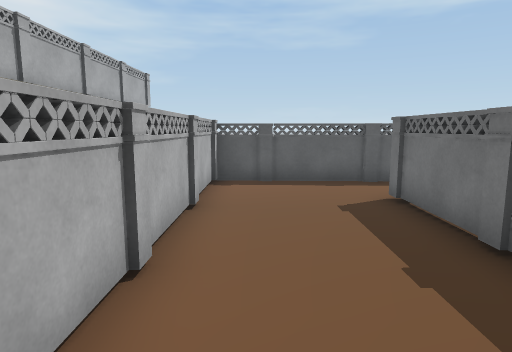
View 1 (above)

17 first-person views from a walk through a 3-D level made in the Unity game engine. The camera is 1.5 m above the floor, tilts 8° down and sees 75° across. The floor is counted in squares, 1 m on a side. Each view is taken from the middle of a square. On the plan, view 1 faces up. The plan holds only what a view shows up to about 15 squares ahead; the rest is blank. The place goes on beyond the plan. The player is left out.

View 2
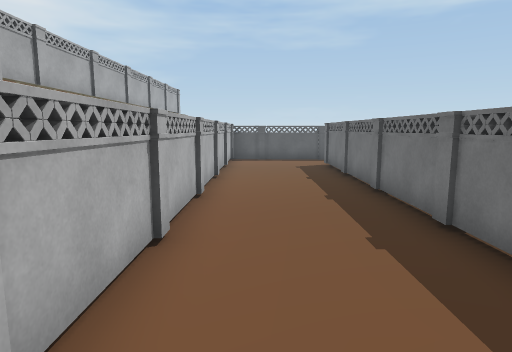

View 3
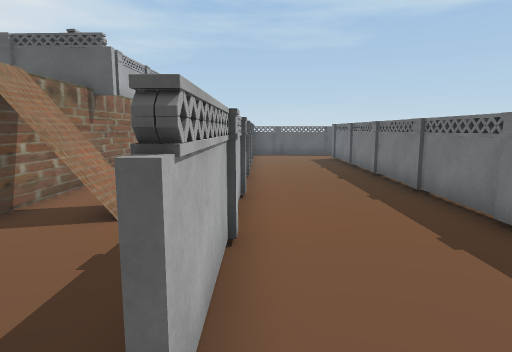

View 4
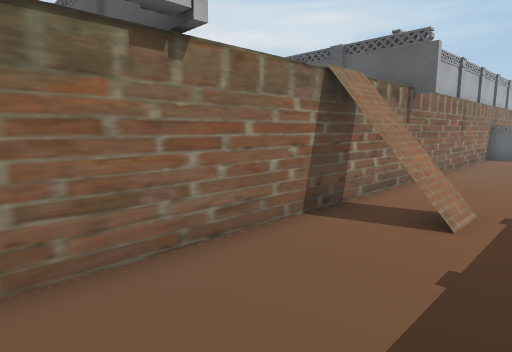

View 5
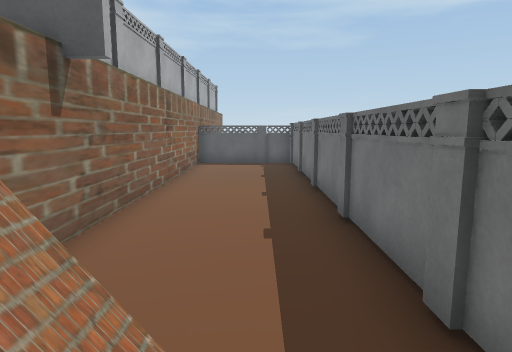

View 6
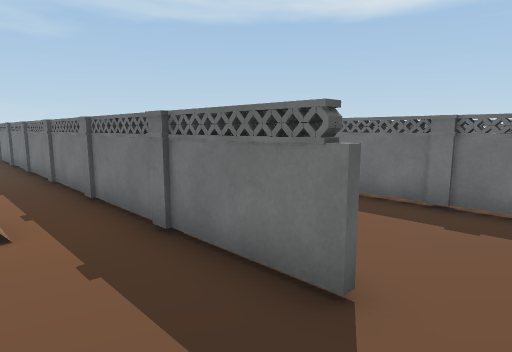

View 7
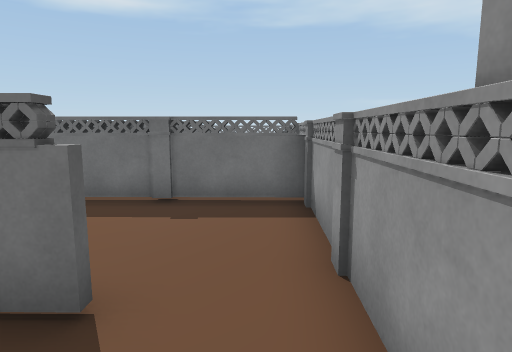

View 8
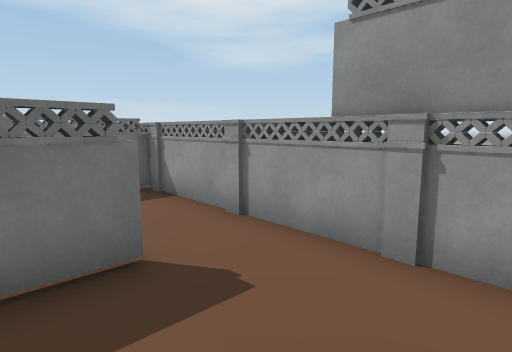

View 9
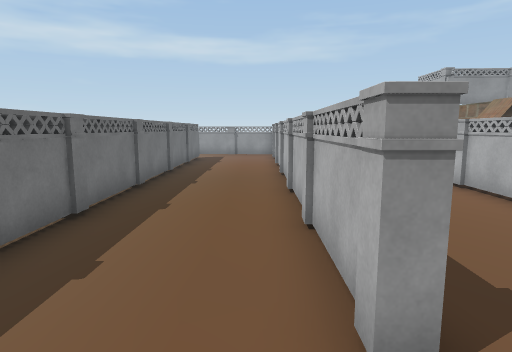

View 10
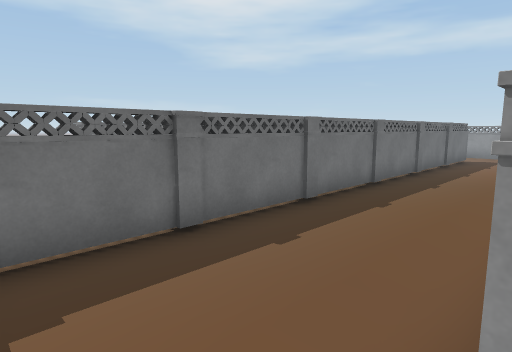

View 11
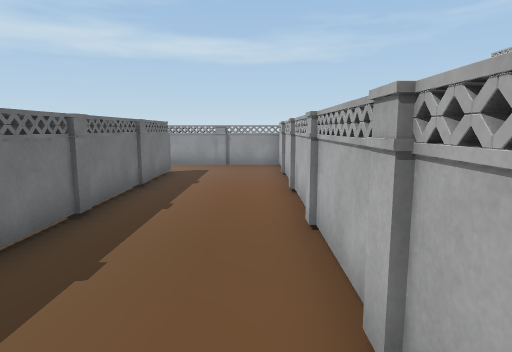

View 12
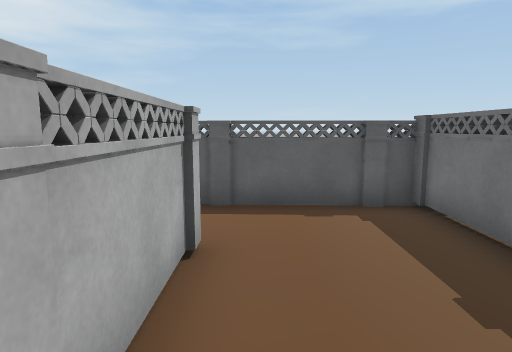

View 13
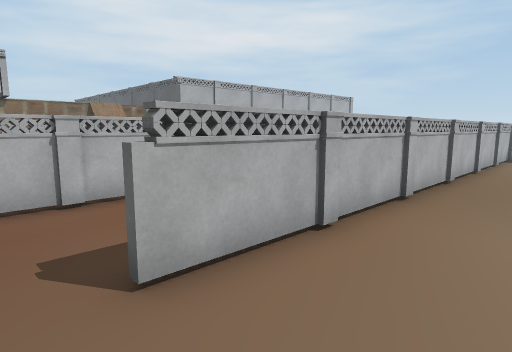

View 14
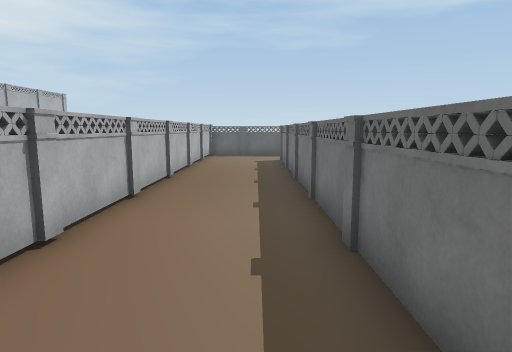

View 15
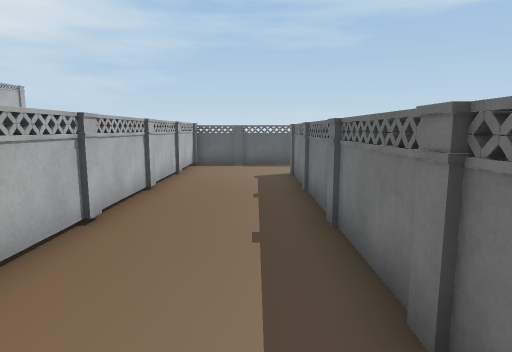

View 16
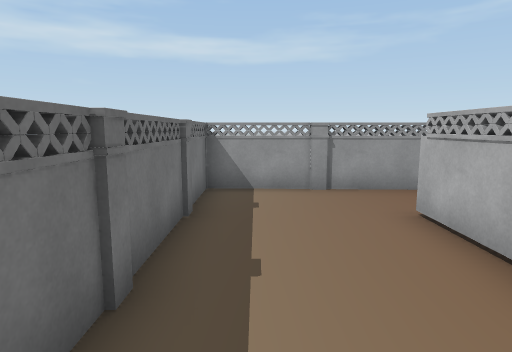

View 17
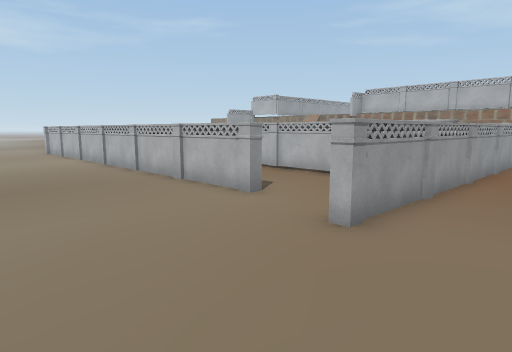

### Floor plan
Points are (right, up) in squares from view 1. A wall is a line through its corners. A room is listed if a view was taken in it or the views show most of it. See-through windows are left out.
Room 1 (views 1, 2, 10)
walls: (-1.1, 2) (-1.4, 1.6); (-1.1, 2.5) (-1.4, 2.1); (3.2, -6.6) (2.7, -6); (3.1, -7.4) (2.8, -6.9); (-1.2, -7.6) (-1.4, -7.9); (3.5, 9.6) (-1.2, 9.8) (-1.4, -8.2); (-0.5, -11) (2.9, -11.1); (2.8, -11.1) (3, 7.2) (3.2, 7.2)
ways out: opening at (-1.5, -9.5) to room 2; opening at (3, 8.5) to room 3
Room 2 (views 3, 4, 5, 6, 7, 8)
walls: (-1.5, -8) (-1.7, -7.8) (-1.4, -7.5); (-1.4, -7.9) (-1.7, -7.4); (-1.6, -8.4) (-1.3, -8); (-1.4, -8.2) (-1.3, -8.1); (-1.6, -8.5) (-1.5, -3.6); (-1.5, -8.4) (-1.8, -7.9); (-5.5, -4.1) (-5.5, -9.8); (-4.1, -3.2) (-4.1, -4.8); (-3, -11) (-2.5, -10.7); (-2.5, -11) (-2.1, -10.7); (-4.5, -3.2) (-4.5, -4.8); (-4.7, -10.8) (-0.5, -11); (-4.7, -3.2) (-4.7, -4.8); (-4.4, -11.1) (-3.8, -10.8)
low walls: (-3.7, -3.5) (-3.7, -4.5); (-3.9, -3.2) (-3.9, -4.8)
ways out: opening at (-1.5, -9.5) to room 1; opening at (-2.5, -4) to room 6
Room 3 (views 9, 11, 12)
walls: (6.9, -1.6) (7.2, -1.2); (3, 0.3) (3.3, -0.1); (6.9, 4.1) (7.3, 4.6); (7, -8.6) (7.2, 9.4) (3.5, 9.6); (3.2, 7.2) (3, -11.1); (7, 7.3) (7.3, 7.7); (7, 7.7) (7.2, 8) (7, 8.4); (2.9, -11.1) (7.4, -11.3)
ways out: opening at (3, 8.5) to room 1; opening at (7, -9.5) to room 4
Room 4 (views 13, 14, 15, 16)
walls: (7.4, -1) (7.2, -1.5); (11.5, -1.9) (11.2, -1.5); (7.4, -6) (7, -6.6) (7.5, -7.3) (6.9, -8.1); (11.4, -7.4) (11.2, -7); (7.4, -8.1) (7, -8.6); (10.5, 9.2) (7.4, 9.4) (7.2, -8.8); (7.4, -11.3) (11.3, -11.4); (11.3, -11.8) (11.3, 6.4)
ways out: opening at (7, -9.5) to room 3; opening at (11, 7.5) to room 5
Room 5 (view 17)
walls: (11.3, 6.4) (11.5, 6.4) (11.5, -3.9); (11.5, 9.2) (10.5, 9.2); (9.5, 9.7) (9.4, 9.2); (0.7, 9.9) (12.5, 9.4) (12.4, 9)
ways out: opening at (11, 7.5) to room 4
Room 6 (no view inside)
walls: (-1.4, -1.6) (-1.7, -1.1); (-1.1, -2.8) (-1.7, -2.8); (-1.5, -3.6) (-1.4, 9.3); (-1.5, 9.8) (-5.5, 9.9) (-5.5, -4.1)
ways out: opening at (-2.5, -4) to room 2

Where each view was taken, in squares from view 1:
view 1: 0 up, 0 right, facing up
view 2: 7 down, 0 right, facing up
view 3: 10 down, 1 left, facing up
view 4: 10 down, 2 left, facing up-left
view 5: 5 down, 3 left, facing up
view 6: 10 down, 4 left, facing up-right
view 7: 10 down, 4 left, facing right
view 8: 7 down, 5 left, facing down-right
view 9: 9 up, 4 right, facing down
view 10: 9 up, 3 right, facing down-right
view 11: 3 up, 4 right, facing down
view 12: 3 up, 4 right, facing up
view 13: 10 down, 10 right, facing up-left
view 14: 10 down, 10 right, facing up
view 15: 5 down, 10 right, facing up
view 16: 3 down, 10 right, facing down
view 17: 12 up, 17 right, facing down-left
